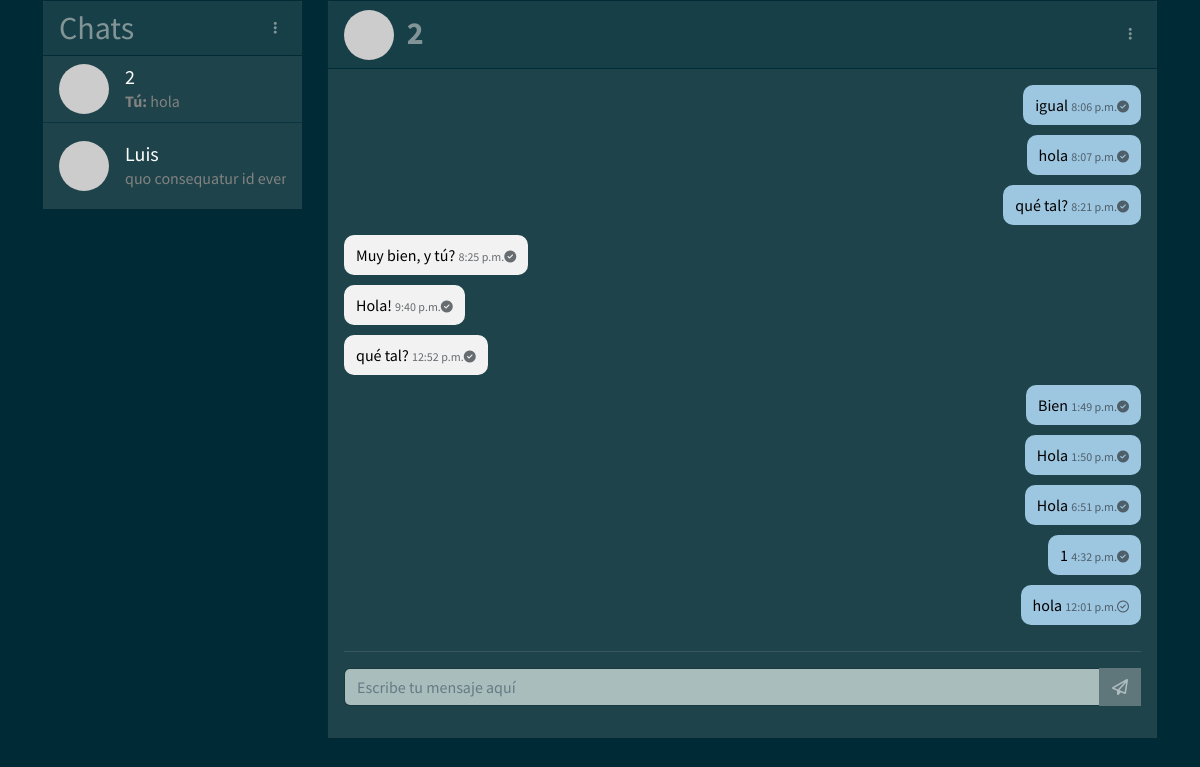
/2/ (signed in), run on the app's committed database.
### accounts/models.py (models this page shows, shortened)
class Message(models.Model):
    STATUS = (
        ('el_none', 'None Eliminated'),
        ('el_sender', 'Sender Eliminated'),
        ('el_recipient', 'Recipient Eliminated'),
        ('el_both', 'Both Eliminated')
    )
    sender = models.ForeignKey(User, on_delete=models.CASCADE, related_name='sent_messages')
    recipient = models.ForeignKey(User, on_delete=models.CASCADE, related_name='received_messages')
    message = models.TextField()
    created_at = models.DateTimeField(auto_now_add=True)
    is_read = models.BooleanField(default=False)
    eliminated = models.CharField(max_length=20, choices=STATUS, default='el_none')

class Friends(models.Model):
    user = models.ForeignKey(User, on_delete=models.CASCADE, related_name='friends')
    name_save = models.CharField(max_length=100, null=False)
    friend = models.ForeignKey(User, on_delete=models.CASCADE, related_name='friend_of')
    created_at = models.DateTimeField(auto_now_add=True)
    class Meta:
        unique_together = ('user', 'friend')

### accounts/views.py (the view, shortened to what this page needs)
# urls.py: path('', HomeView.as_view(), name='home'),
class HomeView(LoginRequiredMixin, TemplateView):
    template_name = 'accounts/home.html'
    def get(self, request, *args, **kwargs):
        context = super().get_context_data(**kwargs)
        sender = User.objects.get(id=request.user.id)
        data = {}
        chats = get_users_with_messages(sender)
        data['chats'] = []
        friends = Friends.objects.filter(user_id=sender.id)
        data['friends'] = friends
        if kwargs.get('id'):
            recipient = User.objects.get(id=kwargs['id'])
            data['recipient'] = recipient
            msgs = Message.objects.filter(Q(sender=sender, recipient=recipient) | Q(sender=recipient, recipient=sender)).order_by('created_at')
            if msgs.first().sender == sender:
                eliminated = 'el_sender'
            else:
                eliminated = 'el_recipient'
            for msg in msgs:
                if msg.eliminated == eliminated or msg.eliminated == 'el_both':
                    msgs = msgs.exclude(id=msg.id)
            data['messages'] = msgs
            for msg in data['messages']:
                message_as_read(request.user, recipient, msg.id)
        for chat in chats:
            last_message = Message.objects.filter(Q(sender=sender, recipient=chat) | Q(sender=chat, recipient=sender)).last()
            if friends.filter(friend_id=chat.id).exists():
                recipient_name = friends.get(friend_id=chat.id).name_save
                data['chats'].append({
                    'user': chat,
                    'name_save': recipient_name,
                    'last_message': last_message,
                    'is_friend': True,
                })
            else:
                data['chats'].append({
                    'user': chat,
                    'name_save': chat.id,
                    'last_message': last_message,
                    'is_friend': False,
                })
            context['data'] = data
        return self.render_to_response(context)

### accounts/views.py (called while the page is built)
def message_as_read(sender, recipient, msg_id):
    msg = get_object_or_404(Message, id=msg_id)
    if msg.sender == recipient:
        msg.is_read = True
        msg.save()
    return msg

### template/accounts/home.html (shortened to what this page needs)
{% extends 'accounts/base.html' %}
{% load static %}
{% block content %}
<div class="container">
    <div class="row">
        <div class="col-md-3">
            <div class="card rounded-0">
                <div class="card-header">
                    <div class="d-flex justify-content-between align-items-center">
                        <h2 class="m-0">Chats</h2>
                        <div class="dropdown">
                            <a class="btn btn-sm btn-link text-muted dropdown-toggle-noarrow" href="#" role="button" data-bs-toggle="dropdown" aria-expanded="false">
                                <i class="fas fa-ellipsis-v"></i>
                            </a>
                        </div>
                    </div>
                </div>
                <div class="card-body p-0">
                    <ul class="list-group list-group-flush contact-section">
                        {% for c in data.chats %}
                        <li class="list-group-item">
                            <a href="{% url 'accounts:chat' id=c.user.id %}" style="text-decoration: none;">
                                <div class="d-flex align-items-center">
                                    <img src="https://via.placeholder.com/48x48" class="rounded-circle me-3" width="50"
                                        height="50" alt="Foto de perfil">
                                    <div class="flex-grow-1 overflow-hidden text-truncate">
                                        <h5 class="f-name mt-0 mb-0">{{ c.name_save }}</h5>
                                        <p class="last-msg  mb-0">{% if c.last_message.sender == request.user %}<strong>Tú: </strong>{{c.last_message.message}} {% else %} {{ c.last_message.message }} {% endif %}</p>
                                    </div>
                                </div>
                            </a>
                        </li>
                        {% endfor %}
                    </ul>
                </div>
            </div>
        </div>
        <div class="col-md-9">
            <div class="card rounded-0">
                {% if data.recipient %}
                <div class="card-header d-flex justify-content-between align-items-center">
                    <img src="https://via.placeholder.com/48x48" class="rounded-circle" width="50" height="50"
                        alt="Foto de perfil">
                    {% for c in data.chats %}
                    {% if c.user.id == data.recipient.id %}
                    <h2 id="name_id" class="card-title me-auto"> <strong>&#160 {{ c.name_save }}</strong></h2>
                    <div class="dropdown">
                        <a class="btn btn-sm btn-link text-muted dropdown-toggle-noarrow ms-auto" href="#" role="button" data-bs-toggle="dropdown" aria-expanded="false">
                            <i class="fas fa-ellipsis-v"></i>
                        </a>
                    </div>
                    {% endif %}
                    {% endfor %}
                </div>
                <div class="card-body mb-3">
                    <div class="chat-section" id="chat-section">
                        <ul class="list-unstyled">
                            {% for m in data.messages %}
                            <li class="message {% if m.sender == request.user %}sent{% else %}received{% endif %}">
                                <p class="p-msg">{{m.message}} <small>{{ m.created_at|date:"g:i a" }}<i class="{%if m.is_read %} fas fa-check-circle {% else %} far fa-check-circle {% endif %}"></i></small></p>
                            </li>
                            {% endfor %}
                        </ul>
                    </div>
                    <hr>
                    <form method="POST">
                        <div class="input-group">
                            <input type="text" name="msg" id="msg" placeholder="Escribe tu mensaje aquí" class="form-control shadow-none" autocomplete="off">
                            <div class="input-group-append">
                                <button class="btn btn-secondary rounded-0" id="send" type="submit" disabled><i class="far fa-paper-plane"></i></button>
                            </div>
                        </div>
                    </form>
                </div>
                {% else %}
                <div class="card-body chat-section text-center d-flex justify-content-center align-items-center">
                    <h1>No hay ningún chat abierto</h1>
                </div>
                {% endif %}
            </div>
        </div>
    </div>
</div>
{% endblock %}

### template/accounts/base.html (shortened to what this page needs)
<!DOCTYPE html>
<html lang="en">
    {% load static %}
<head>
    <link href="{% static 'css/solar.min.css' %}" rel="stylesheet">
    <link href="{% static 'css/base.css' %}" rel="stylesheet" type="text/css">
</head>
<body>
    <div class="container-fluid">
    {% block content %}
    {% endblock %}
    </div>
</body>
</html>

### static/css/base.css (style rules this page uses)
#name_id { display: inline-block; vertical-align: top; margin-top: 5px; }
.contact-section { max-height: 550px; overflow-y: auto; }
.f-name { color: white; font-size: 20px; margin-bottom: 10px; }
.last-msg { color: #828282; font-size: 16px; }
.chat-section { overflow-y: auto; height: 550px; margin-bottom: 10px; }
ul { padding: 0; margin: 0; list-style: none; }
li { margin-bottom: 10px; font-size: 16px; line-height: 1.5; display: flex; align-items: flex-end; }
li p.p-msg { color: black; background: #f2f2f2; border-radius: 10px; padding: 8px 12px; margin: 0; max-width: 60%; }
li.sent p.p-msg { background-color: #9dc6e0; margin-left: auto; margin-right: 0; }
li.sent small { font-size: 12px; color: #30373cb7; text-align: right; margin-left: auto; margin-right: 0; }
li.received small { font-size: 12px; color: #30373cb7; text-align: left; margin-left: 0; margin-right: auto; }

### data on the page
Message: message "igual", created_at "8:06 p.m.", is_read True (drawn)
Message: message "hola", created_at "8:07 p.m.", is_read True (drawn)
Message: message "qué tal?", created_at "8:21 p.m.", is_read True (drawn)
Message: message "Muy bien, y tú?", created_at "8:25 p.m.", is_read True (drawn)
Message: message "Hola!", created_at "9:40 p.m.", is_read True (drawn)
Message: message "qué tal?", created_at "12:52 p.m.", is_read True (drawn)
Message: message "Bien", created_at "1:49 p.m.", is_read True (drawn)
Message: message "Hola", created_at "1:50 p.m.", is_read True (drawn)
Message: message "Hola", created_at "6:51 p.m.", is_read True (drawn)
Message: message "1", created_at "4:32 p.m.", is_read True (drawn)
Message: message "hola", created_at "12:01 p.m.", is_read False (drawn)

### other printed values
{{ c.name_save }} "2"
{{ c.last_message.message }} "hola"
{{ c.name_save }} "Luis"
{{ c.last_message.message }} "quo consequatur id e…"
